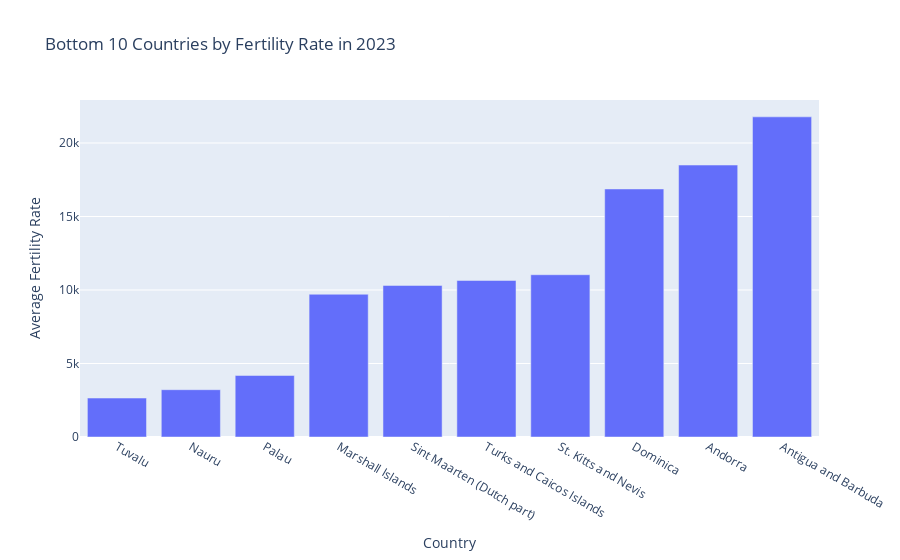

Notebook source saved alongside this figure:
### Code cell
# Query for bottom 10 countries by fertility rate
query = """
SELECT country_name, AVG(fertility_rate) AS avg_fertility_rate
FROM population_fertility_gdp
WHERE year = 2023
GROUP BY country_name
ORDER BY avg_fertility_rate ASC
LIMIT 10;
"""

df_bottom10 = pd.read_sql(query, engine)

# Bar chart for bottom 10 Fertility Rates
fig = px.bar(df_bottom10, x='country_name', y='avg_fertility_rate', 
             labels={'avg_fertility_rate':'Average Fertility Rate', 'country_name':'Country'},
             title='Bottom 10 Countries by Fertility Rate in 2023')

fig.show()

### Figure 1 — Plotly figure (JSON) as saved in the notebook; plotly's stock layout.template omitted (floating-point values rounded to 4 significant figures)
{"data": [{"alignmentgroup": "True", "hovertemplate": "Country=%{x}<br>Average Fertility Rate=%{y}<extra></extra>", "legendgroup": "", "marker": {"color": "#636efa", "pattern": {"shape": ""}}, "name": "", "offsetgroup": "", "orientation": "v", "showlegend": false, "textposition": "auto", "type": "bar", "x": ["Tuvalu", "Nauru", "Palau", "Marshall Islands", "Sint Maarten (Dutch part)", "Turks and Caicos Islands", "St. Kitts and Nevis", "Dominica", "Andorra", "Antigua and Barbuda"], "xaxis": "x", "y": [2650.0, 3218.0, 4186.0, 9711.0, 10310.0, 10650.0, 11040.0, 16870.0, 18500.0, 21780.0], "yaxis": "y"}], "layout": {"autosize": true, "barmode": "relative", "legend": {"tracegroupgap": 0}, "title": {"text": "Bottom 10 Countries by Fertility Rate in 2023"}, "xaxis": {"anchor": "y", "autorange": true, "domain": [0, 1], "range": [-0.5, 9.5], "title": {"text": "Country"}, "type": "category"}, "yaxis": {"anchor": "x", "autorange": true, "domain": [0, 1], "range": [0, 22930.0], "title": {"text": "Average Fertility Rate"}, "type": "linear"}}}
